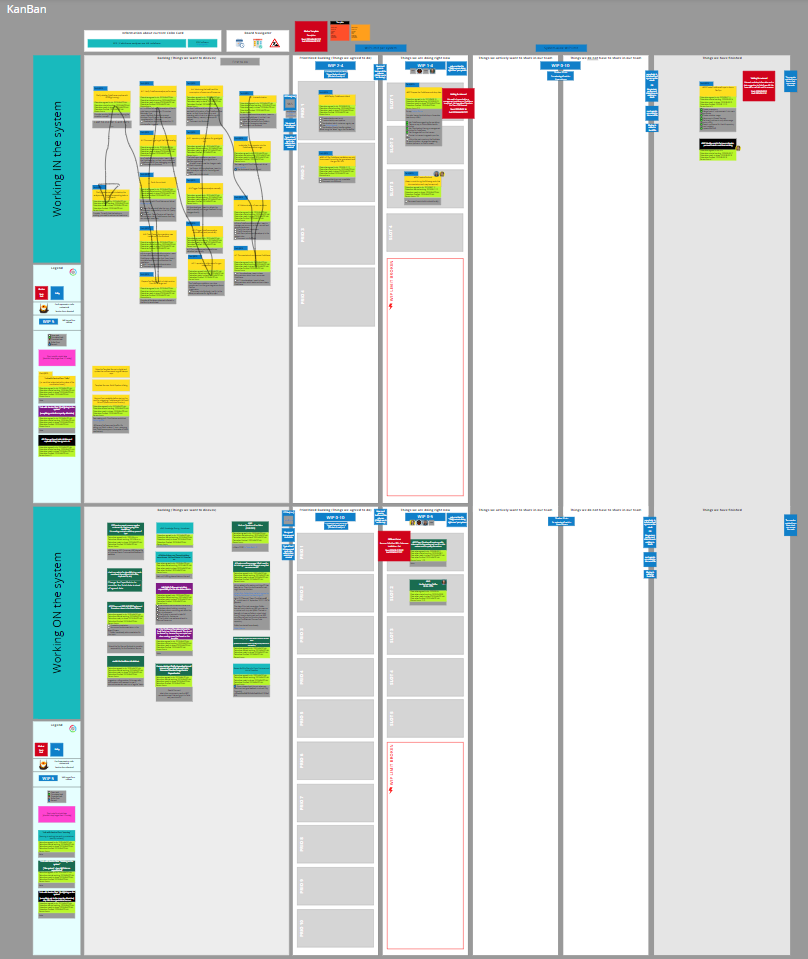
#> input picture client-data/kanban_board.png, 808 x 959 px
$ python find_work_items_in_image.py
#> lines starting #> are read from the running program, lines starting #| are printed output that depends on the picture; after the words box and inside, x2 and y2 are one past the last pixel; in counts of white or black regions, pixels touching at a corner belong together
### src/iterative_metrics/find_bounding_rectangles_of_largest_closed_shapes.py
import cv2 as cv

from iterative_metrics.domain.rectangle import Rectangle


def find_bounding_rectangles_of_largest_closed_shapes(boxes):
    # identify the bounding borders of the filled boxes
    borders = cv.Canny(boxes, 50, 200)

    # identify outer contours to count number of boxes
    contours, _ = cv.findContours(borders, cv.RETR_EXTERNAL, cv.CHAIN_APPROX_NONE)

    # identify bounding rectangles
    bounding_rectangles = []
    for index, contour in enumerate(contours):
        polygon = cv.approxPolyDP(contour, 3, True)
        bounding_rectangle = cv.boundingRect(polygon)
        bounding_rectangles.append(
            Rectangle(
                bounding_rectangle[0],
                bounding_rectangle[1],
                bounding_rectangle[2],
                bounding_rectangle[3],
            )
        )

    return bounding_rectangles

### src/iterative_metrics/domain/rectangle.py
class Rectangle:
    def __init__(self, x, y, width, height):
        self.x = x
        self.y = y
        self.width = width
        self.height = height

    @property
    def area(self):
        return self.width * self.height

    # [13 lines left out: functions intersects, contains, not called in this run]

    def __repr__(self):
        return f"Rectangle(x={self.x}, y={self.y}, width={self.width}, height={self.height})"

### src/iterative_metrics/find_work_items_in_image.py
import cv2 as cv
import numpy as np

from iterative_metrics.debug_image import debug_show_rectangles_in_image
from iterative_metrics.find_bounding_rectangles_of_largest_closed_shapes import (
    find_bounding_rectangles_of_largest_closed_shapes,
)
from iterative_metrics.work_item import WorkItem


def find_work_items_in_image(image_file):
#> called with image_file = '../../client-data/kanban_board.png'
    bgr_input = cv.imread(image_file.__str__())
#> bgr_input is the input picture: shape (959, 808, 3); mean B, G, R 212.8, 218, 212.4
    hsv_input = cv.cvtColor(bgr_input, cv.COLOR_BGR2HSV)
#> hsv_input: shape (959, 808, 3); mean H, S, V 10.5, 20.4, 221.2

    # identify the metrics area (green box)
    lower_boundary = np.array([35, 50, 50])
    upper_boundary = np.array([70, 255, 255])
    boxes_with_text = cv.inRange(hsv_input, lower_boundary, upper_boundary)
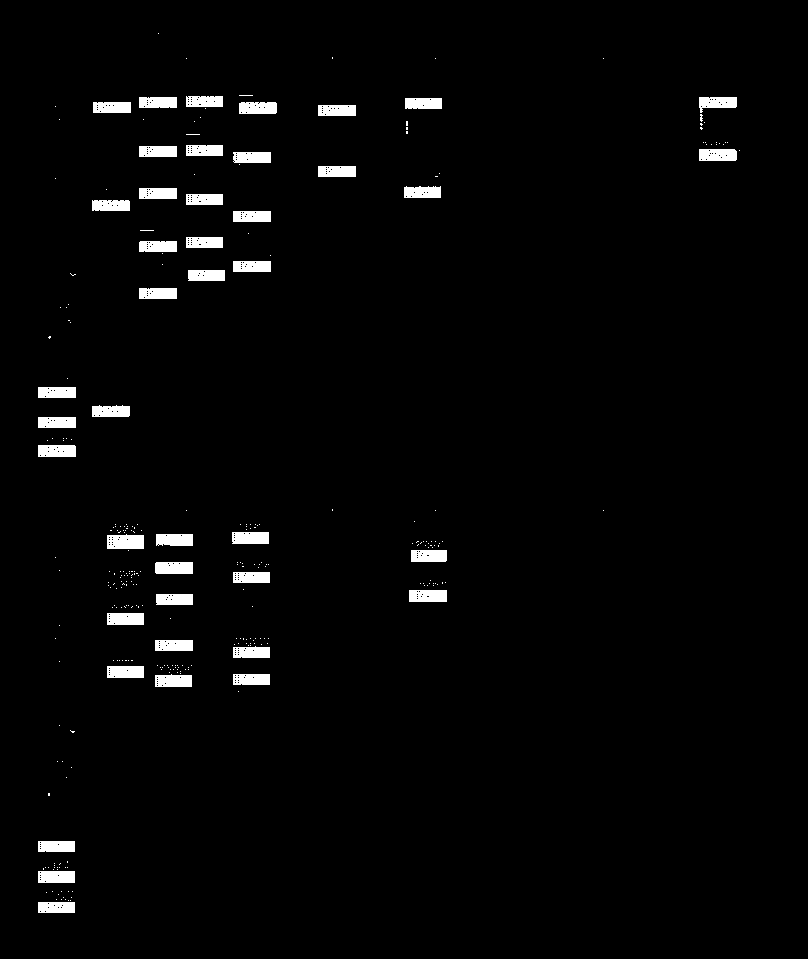
#> boxes_with_text: shape (959, 808); 2.4% white; 312 white regions (269 under 20 px), largest, box (x1, y1, x2, y2) and area: (107, 534, 144, 549) 507, (155, 562, 193, 574) 450, (38, 445, 76, 457) 447

    # remove the text and other small artifacts
    boxes = boxes_with_text

    # Close cracked borders of boxes
    kernel = np.ones((3, 3), np.uint8)
    boxes = cv.dilate(boxes, kernel, iterations=1)
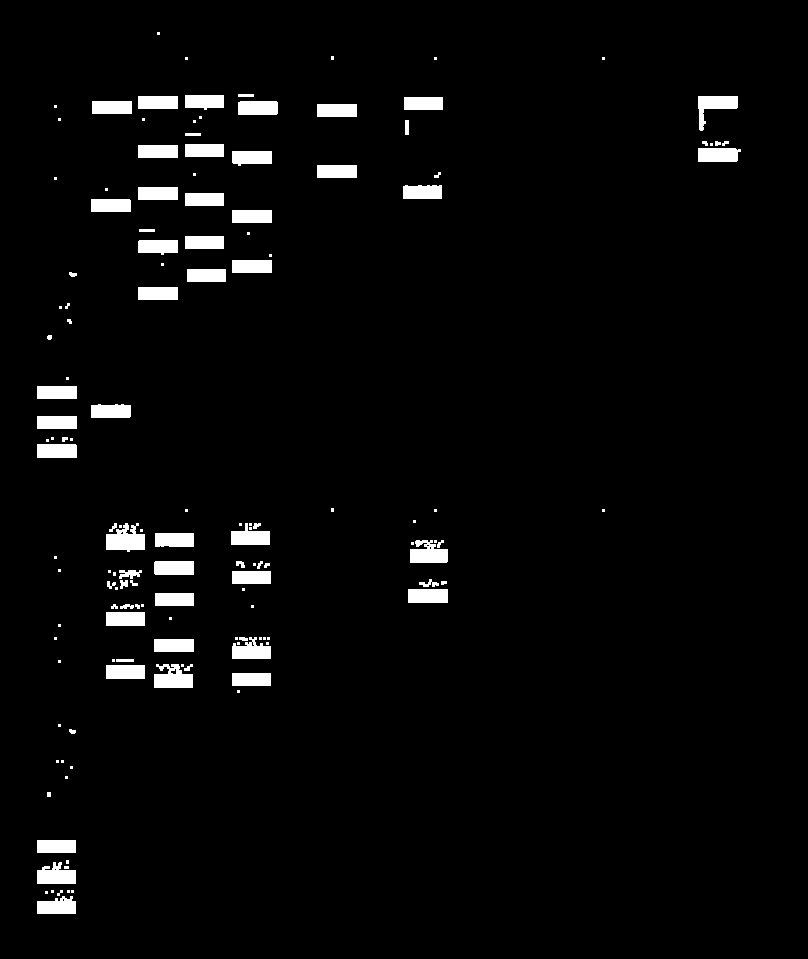
#> boxes: shape (959, 808); 3.3% white; 144 white regions (71 under 20 px), largest, box (x1, y1, x2, y2) and area: (106, 523, 145, 552) 756, (154, 664, 193, 688) 691, (410, 540, 448, 563) 648

    # Remove small artifacts, e.g. checkboxes, wrong colored pixels
    kernel = np.ones((5, 5), np.uint8)
    boxes = cv.erode(boxes, kernel, iterations=2)
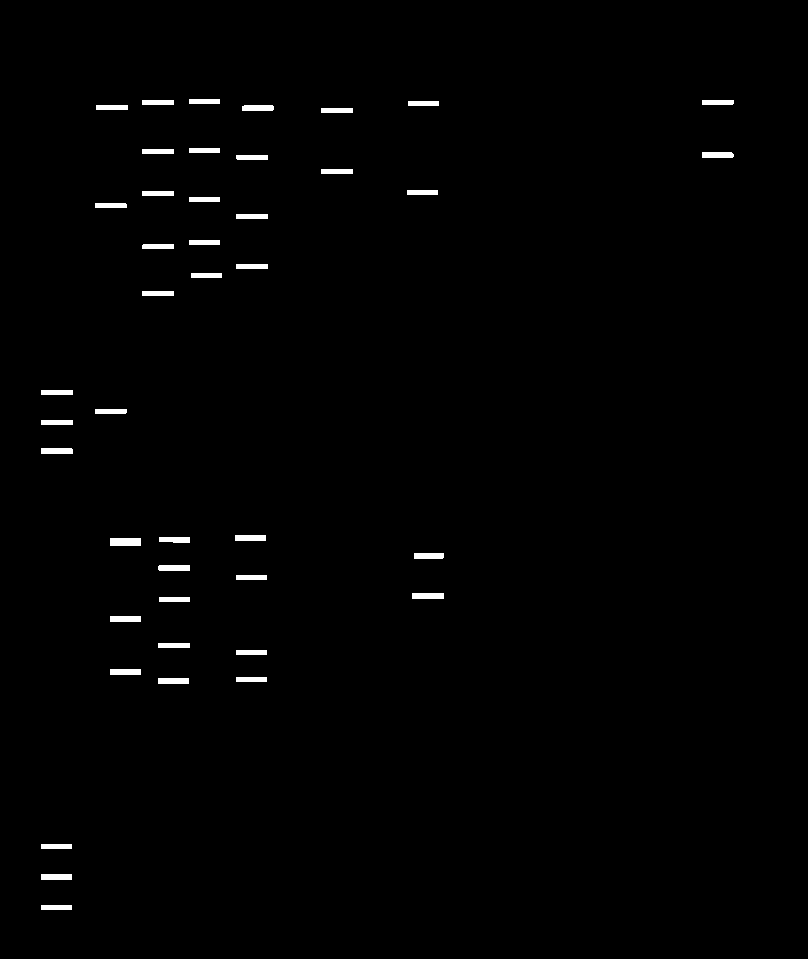
#> boxes: shape (959, 808); 0.93% white; 43 white regions, largest, box (x1, y1, x2, y2) and area: (110, 538, 141, 546) 248, (412, 593, 444, 599) 192, (41, 448, 73, 454) 191

    # Remove text from inside boxes
    kernel = np.ones((11, 11), np.uint8)
    boxes = cv.dilate(boxes, kernel, iterations=1)
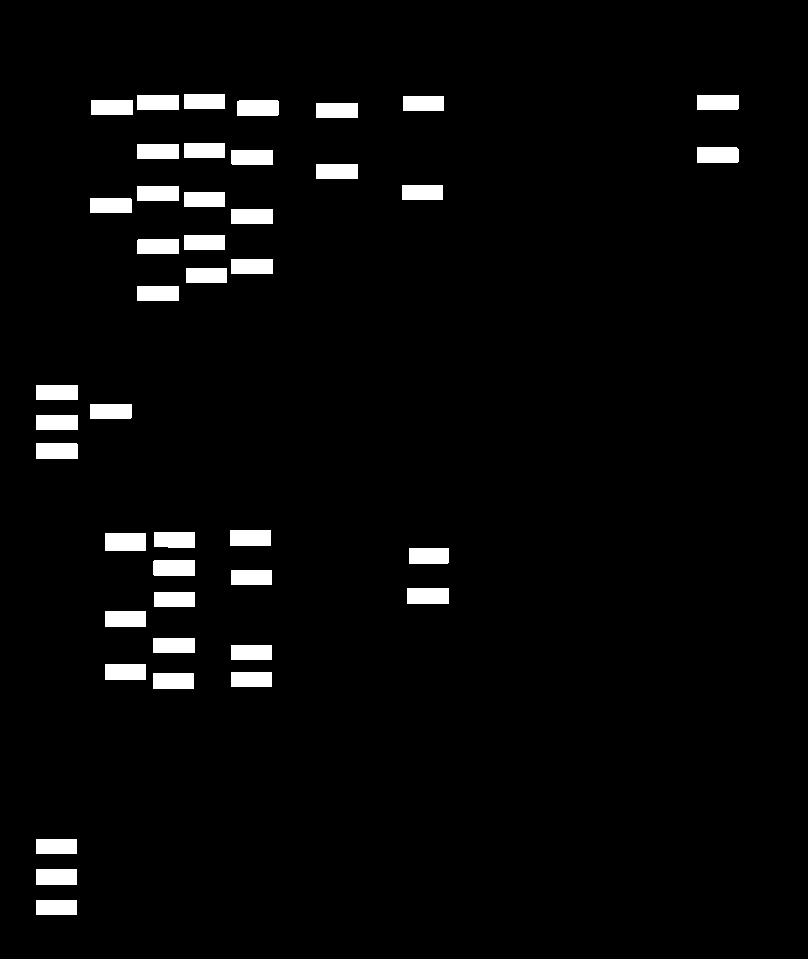
#> boxes: shape (959, 808); 3.5% white; 43 white regions, largest, box (x1, y1, x2, y2) and area: (105, 533, 146, 551) 738, (407, 588, 449, 604) 672, (36, 443, 78, 459) 671

    bounding_rectangles = find_bounding_rectangles_of_largest_closed_shapes(boxes)
#> in find_bounding_rectangles_of_largest_closed_shapes, `borders = cv.Canny(boxes, 50, 200)`:
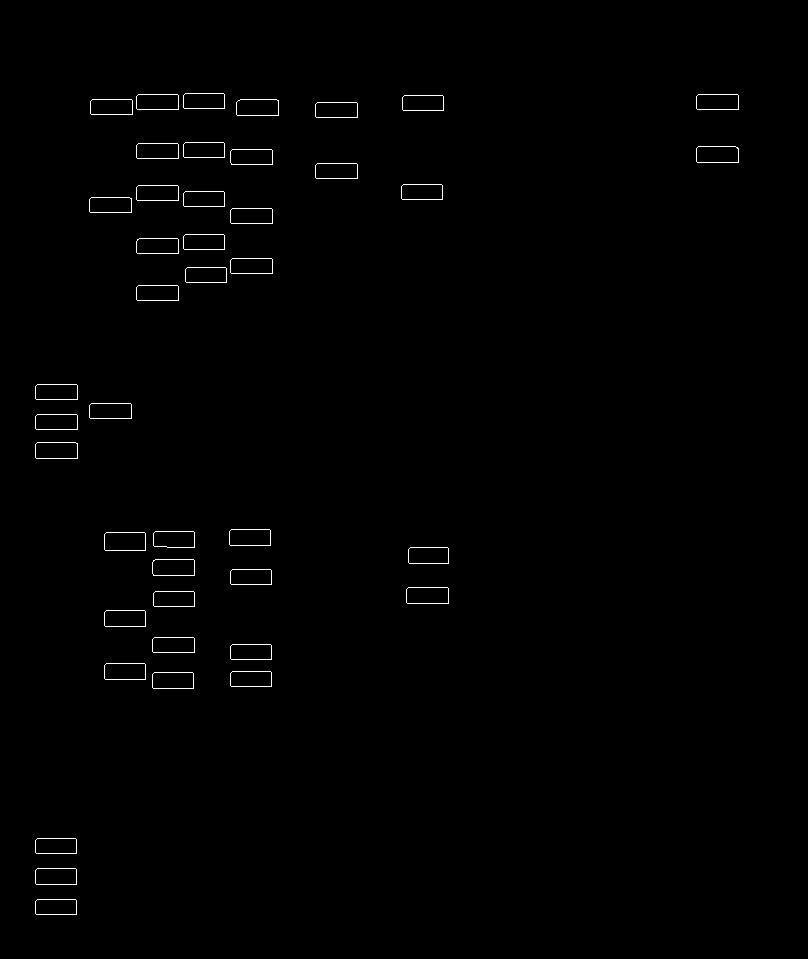
#> borders: shape (959, 808); 0.61% white in thin lines or dots, all inside (x1, y1, x2, y2) = (35, 93, 739, 915)
#> in find_bounding_rectangles_of_largest_closed_shapes, `contours, _ = cv.findContours(borders, cv.RETR_EXTERNAL, cv.CHAIN_APPR..`: contours = 43 contours; largest, box (x1, y1, x2, y2) and area: (104, 532, 146, 551) 735, (406, 587, 449, 604) 669, (35, 442, 78, 459) 668, (696, 146, 739, 163) 666, (152, 559, 195, 576) 666
#> the loop in find_bounding_rectangles_of_largest_closed_shapes, `for index, contour in enumerate(contours):` made 43 passes
#> polygon on passes 1 to 10: [[35, 901], [36, 914], [76, 914], [75, 899]], [[35, 870], [36, 884], [76, 884], [75, 868]], [[35, 840], [36, 853], [76, 853], [75, 838]], [[152, 674], [153, 688], [193, 688], [192, 672]], [[230, 673], [231, 686], [271, 686], [270, 671]], [[104, 665], [105, 679], [145, 679], [144, 663]], [[230, 646], [231, 659], [271, 659], [270, 644]], [[152, 639], [153, 652], [194, 652], [193, 637]], [[104, 612], [105, 626], [145, 626], [144, 610]], [[153, 593], [154, 606], [194, 606], [193, 591]]
#> after the loop in find_bounding_rectangles_of_largest_closed_shapes, `for index, contour in enumerate(contours):`: bounding_rectangles = 43 items
#> bounding_rectangles = 43 items

    # convert bounding rectangles to work items
    work_items = []
    for bounding_rectangle in bounding_rectangles:
        work_items.append(WorkItem(bounding_rectangle))
#> this loop made 1 pass
#> after the loop, work_items = []

    debug_show_rectangles_in_image(bgr_input, bounding_rectangles)

    return work_items


if __name__ == "__main__":
#> (the run stopped early here; a loop or call above may not have finished)
